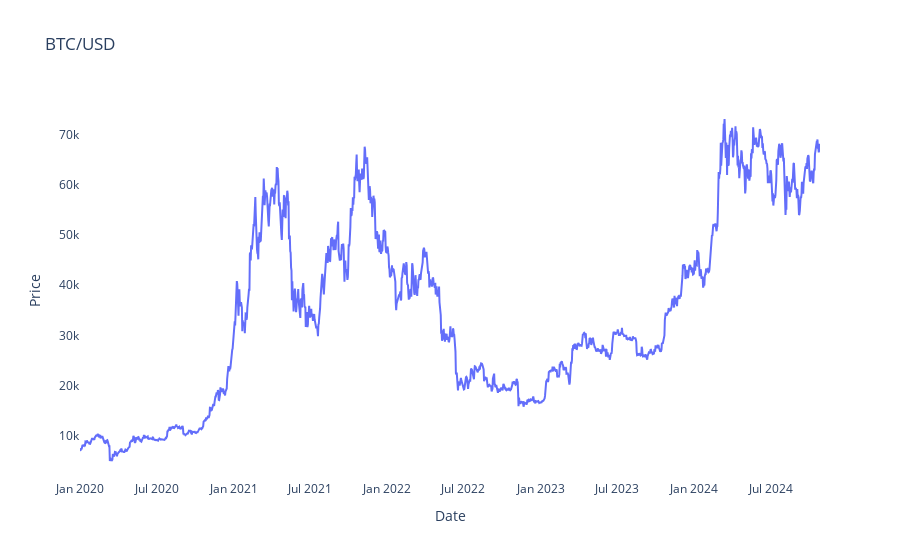

The notebook cell this image was saved under:
### Code cell
linear_plot(df, 'BTC/USD')

### Figure 1 — Plotly figure (JSON) as saved in the notebook; plotly's stock layout.template omitted (floating-point values rounded to 4 significant figures; data arrays with more than 128 entries replaced by an {"elided": "..."} marker saying what was removed)
{"data": [{"mode": "lines", "x": {"elided": "1761 str values"}, "y": {"elided": "1761 float values"}, "type": "scatter"}], "layout": {"plot_bgcolor": "white", "xaxis": {"title": {"text": "Date"}}, "yaxis": {"title": {"text": "Price"}}, "title": {"text": "BTC/USD"}}}
